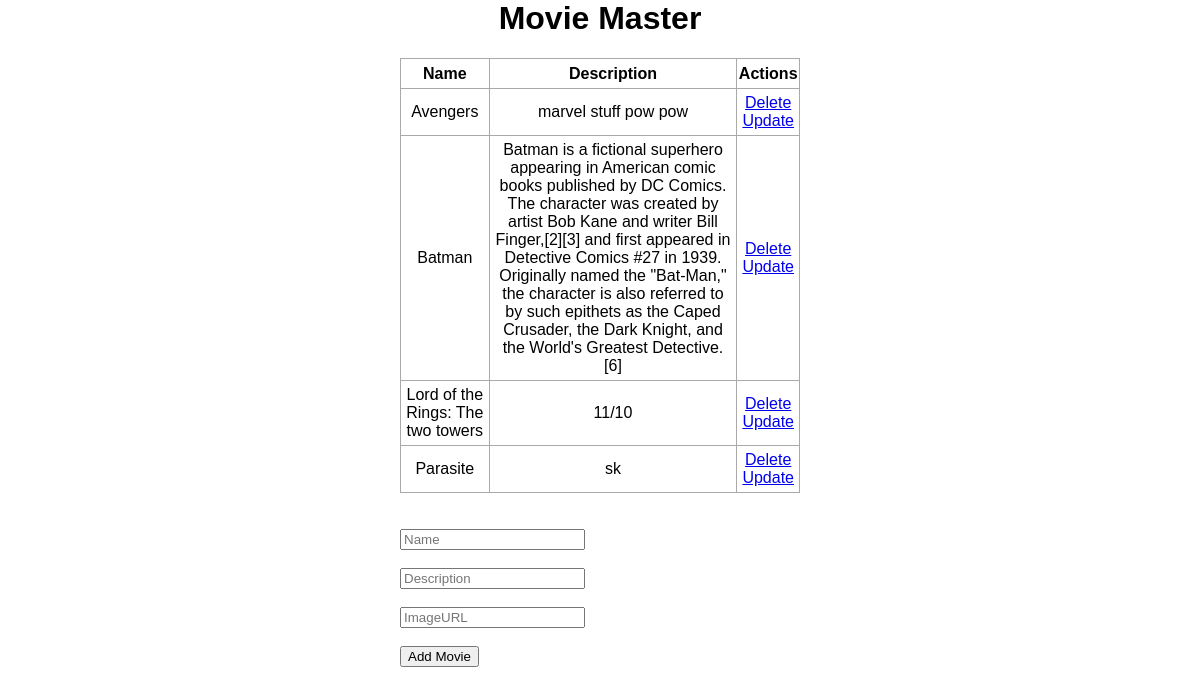
The page / on the database its author committed.
### serverDBMainAdmin/app.py (models this page shows, shortened)
class Movies(db.Model):
    id_m = db.Column(db.Integer, primary_key=True)
    name = db.Column(db.String(200), nullable=False)
    description = db.Column(db.String(200), nullable=False)
    image_url = db.Column(db.String(200), nullable=False)

### serverDBMainAdmin/app.py (the view)
@app.route('/', methods=['POST', 'GET'])
def index():
    if request.method == 'POST':
        movie_name = request.form['name']
        movie_description = request.form['description']
        movie_image_url = request.form['image_url']
        new_movie = Movies(name=movie_name, description=movie_description, image_url=movie_image_url)
        try:
            db.session.add(new_movie)
            db.session.commit()
            return redirect('/')
        except:
            return 'There was an issue adding your movie'
    else:
        movies = Movies.query.order_by(Movies.name).all()
        return render_template('index.html', movies=movies)

### serverDBMainAdmin/templates/index.html (shortened to what this page needs)
{% extends 'base.html' %}
{% block body %}
<div class="content">
    <h1 style="text-align: center">Movie Master</h1>
    {% if movies|length < 1 %}
    <h4 style="text-align: center">There are no movies, create one below!</h4>
    {% else %}
    <table>
        <tr>
            <th>Name</th>
            <th>Description</th>
            <th>Actions</th>
        </tr>
        {% for movie in movies %}
        <tr>
            <td>{{ movie.name }}</td>
            <td>{{ movie.description }}</td>
            <td>
                <a href="/delete/{{movie.id_m}}">Delete</a>
                <br>
                <a href="/update/{{movie.id_m}}">Update</a>
            </td>
        </tr>
        {% endfor %}
    </table><br><br>
    {% endif %}
    <form action="/" method="POST">
        <input type="text" name="name" id="name" placeholder="Name"><br><br>
        <input type="text" name="description" id="description" placeholder="Description"><br><br>
        <input type="text" name="image_url" id="image_url" placeholder="ImageURL"><br><br>
        <input type="submit" value="Add Movie">
    </form>
</div>
{% endblock %}

### serverDBMainAdmin/templates/base.html (shortened to what this page needs)
<html lang="en">
<head>
    <link rel="stylesheet" href="{{ url_for('static', filename='css/main.css') }}">
</head>
<body>
    {% block body %}{% endblock %}
</body>
</html>

### serverDBMainAdmin/static/css/main.css (style rules this page uses)
body, html { margin: 0; font-family: sans-serif; }
.content { margin: 0 auto; width: 400px; }
table, td, th { border: 1px solid #aaa; }
table { border-collapse: collapse; width: 100%; }
th { height: 30px; }
td { text-align: center; padding: 5px; }

### rows shown on the page
Movies: name "Avengers", description "marvel stuff pow pow"
Movies: name "Batman", description "Batman is a fictional superhero appearing in American comic books published by DC Comics. The character was created by artist Bob Kane and writer Bill Finger,[2][3] and first appeared in Detective Comics #27 in 1939. Originally named the \"Bat-Man,\" the character is also referred to by such epithets as the Caped Crusader, the Dark Knight, and the World's Greatest Detective.[6]"
Movies: name "Lord of the Rings: The two towers", description "11/10"
Movies: name "Parasite", description "sk"
